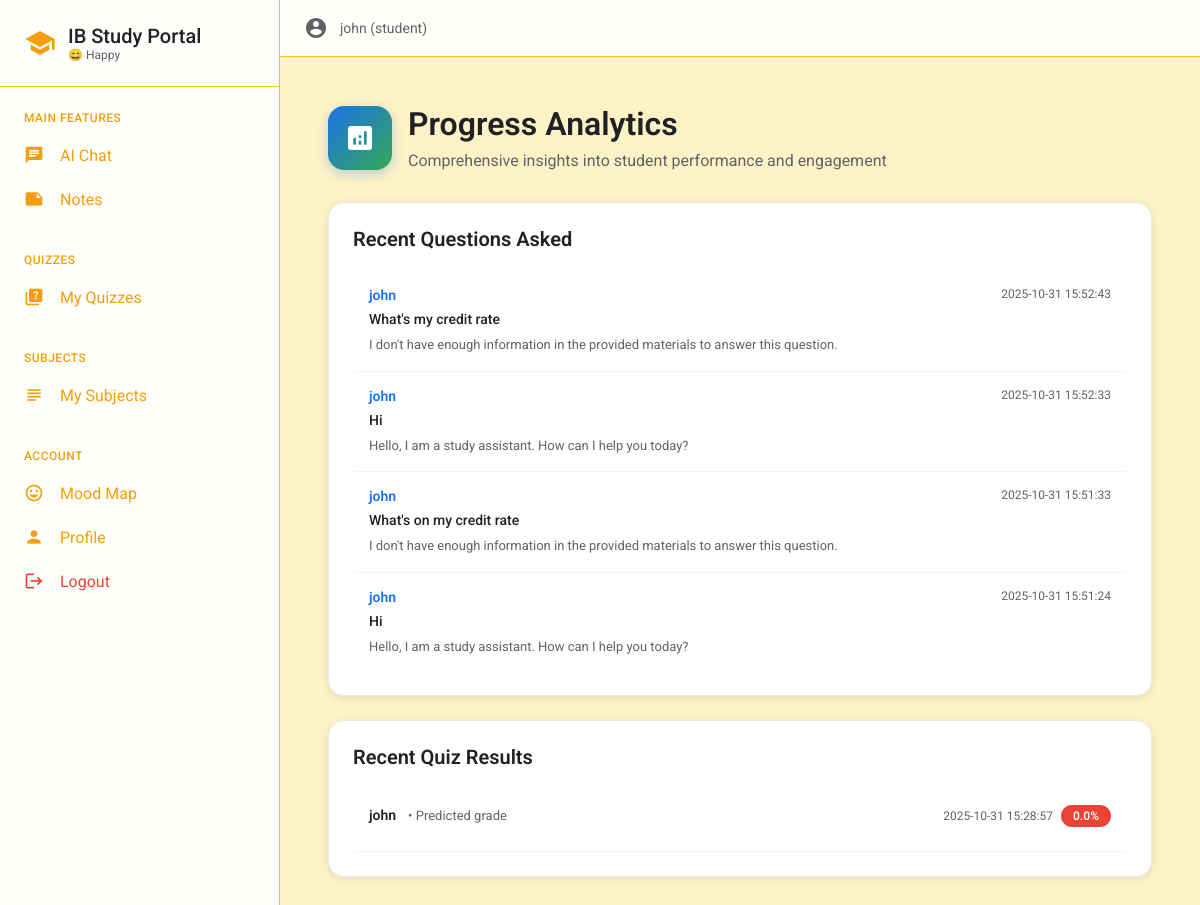
Screenshot of /progress (signed in) with the database file from the repository.
### tables this page shows
CREATE TABLE users (id INTEGER PRIMARY KEY AUTOINCREMENT,username TEXT UNIQUE NOT NULL,password_hash TEXT NOT NULL,role TEXT NOT NULL DEFAULT 'student', face_image TEXT);

CREATE TABLE qa_logs (id INTEGER PRIMARY KEY AUTOINCREMENT,user_id INTEGER,question TEXT NOT NULL,answer TEXT NOT NULL,timestamp TIMESTAMP DEFAULT CURRENT_TIMESTAMP,FOREIGN KEY (user_id) REFERENCES users (id));

CREATE TABLE quiz_results (id INTEGER PRIMARY KEY AUTOINCREMENT,user_id INTEGER,quiz_id INTEGER,score REAL NOT NULL,answers TEXT NOT NULL,time TIMESTAMP DEFAULT CURRENT_TIMESTAMP,FOREIGN KEY (user_id) REFERENCES users (id),FOREIGN KEY (quiz_id) REFERENCES quizzes (id));

CREATE TABLE quizzes (id INTEGER PRIMARY KEY AUTOINCREMENT,title TEXT NOT NULL,subject_id INTEGER,teacher_id INTEGER,questions TEXT NOT NULL,created_at TIMESTAMP DEFAULT CURRENT_TIMESTAMP, difficulty TEXT DEFAULT "medium",FOREIGN KEY (subject_id) REFERENCES subjects (id),FOREIGN KEY (teacher_id) REFERENCES users (id));

### auth.py (the view)
	def wrapper(*args,**kwargs):
		if 'user_id' not in session:
			flash('You need to login first','error')
			return redirect(url_for('login'))
		return f(*args,**kwargs)

### app.py (called while the page is built)
@app.template_filter('emoji')
def emoji_filter(mood):
	return mood_emoji(mood) if mood else '🙂'

@app.context_processor
def inject_mood_theme():
	mood=session.get('user_mood')
	if mood:
		theme=get_mood_theme(mood)
		return {'user_mood':mood,'mood_theme':theme}
	return {'user_mood':None,'mood_theme':None}

### auth.py (called while the page is built)
def login_required(f):
	def wrapper(*args,**kwargs):
		if 'user_id' not in session:
			flash('You need to login first','error')
			return redirect(url_for('login'))
		return f(*args,**kwargs)
	wrapper.__name__=f.__name__
	return wrapper

def get_current_user():
	user_id,username,role=session.get('user_id'),session.get('username'),session.get('role')
	return {'id':user_id,'username':username,'role':role}

### db.py (called while the page is built)
def get_db_connection():return sqlite3.connect(DATABASE)

def get_qa_logs(user_id=None):
	conn=get_db_connection()
	cursor=conn.cursor()
	if user_id:
		cursor.execute('''SELECT qa.question, qa.answer, qa.timestamp, u.username FROM qa_logs qa JOIN users u ON qa.user_id = u.id WHERE qa.user_id = ? ORDER BY qa.timestamp DESC''',(user_id,))
	else:
		cursor.execute('''SELECT qa.question, qa.answer, qa.timestamp, u.username FROM qa_logs qa JOIN users u ON qa.user_id = u.id ORDER BY qa.timestamp DESC''')
	logs=[{'question':row[0],'answer':row[1],'timestamp':row[2],'username':row[3]} for row in cursor.fetchall()]
	conn.close()
	return logs

def get_quiz_results(user_id=None):
	conn=get_db_connection()
	cursor=conn.cursor()
	if user_id:
		cursor.execute('''SELECT qr.score, qr.time, qr.answers, u.username, q.title FROM quiz_results qr JOIN users u ON qr.user_id = u.id JOIN quizzes q ON qr.quiz_id = q.id WHERE qr.user_id = ? ORDER BY qr.time DESC''',(user_id,))
	else:
		cursor.execute('''SELECT qr.score, qr.time, qr.answers, u.username, q.title FROM quiz_results qr JOIN users u ON qr.user_id = u.id JOIN quizzes q ON qr.quiz_id = q.id ORDER BY qr.time DESC''')
	results=[{'score':row[0],'time':row[1],'answers':json.loads(row[2]),'username':row[3],'quiz_title':row[4]} for row in cursor.fetchall()]
	conn.close()
	return results

### face_utils.py (called while the page is built)
def mood_emoji(mood):
    mood_map = {
        'angry': '😡',
        'sad': '😢',
        'happy': '😄',
        'surprise': '😲',
        'fear': '😱',
        'disgust': '🤢',
        'neutral': '😐'
    }
    return mood_map.get(mood, '🙂')

### templates/progress.html (shortened to what this page needs)
{% extends "base.html" %}
{% block content %}
<div style="max-width: 1400px; margin: 0 auto; padding: 24px;">
    <div style="display: flex; align-items: center; gap: 16px; margin-bottom: 32px;">
        <div style="width: 64px; height: 64px; background: linear-gradient(135deg, #1a73e8 0%, #34a853 100%); border-radius: 16px; display: flex; align-items: center; justify-content: center; box-shadow: 0 4px 12px rgba(26, 115, 232, 0.3);">
            <span class="material-icons" style="font-size: 32px; color: white;">analytics</span>
        </div>
        <div>
            <h1 style="margin: 0 0 8px 0; font-size: 32px; font-weight: 600; color: #202124;">Progress Analytics</h1>
            <p style="margin: 0; color: #5f6368; font-size: 16px;">Comprehensive insights into student performance and engagement</p>
        </div>
    </div>
    <div style="display: grid; grid-template-columns: repeat(auto-fit, minmax(600px, 1fr)); gap: 24px;">
        <div style="background: white; padding: 24px; border-radius: 16px; border: 1px solid #e8eaed; box-shadow: 0 2px 8px rgba(0,0,0,0.1);">
            <h3 style="margin: 0 0 20px 0; font-size: 20px; font-weight: 600; color: #202124;">Recent Questions Asked</h3>
            {% if qa_logs %}
            <div style="max-height: 400px; overflow-y: auto;">
                {% for log in qa_logs[:20] %}
                <div style="padding: 16px; border-bottom: 1px solid #f1f3f4; transition: background 0.2s;" onmouseover="this.style.background='#f8f9fa'" onmouseout="this.style.background='white'">
                    <div style="display: flex; justify-content: space-between; align-items: start; margin-bottom: 8px;">
                        <span style="font-weight: 600; color: #1a73e8; font-size: 14px;">{{ log.username }}</span>
                        <span style="color: #5f6368; font-size: 12px;">{{ log.timestamp }}</span>
                    </div>
                    <p style="margin: 0 0 8px 0; color: #202124; font-size: 14px; font-weight: 500;">{{ log.question }}</p>
                    <p style="margin: 0; color: #5f6368; font-size: 13px; line-height: 1.5;">{{ log.answer[:150] }}{% if log.answer|length > 150 %}...{% endif %}</p>
                </div>
                {% endfor %}
            </div>
            {% else %}
            <div style="text-align: center; padding: 48px;">
                <span class="material-icons" style="font-size: 48px; color: #dadce0;">question_answer</span>
                <p style="margin: 16px 0 0 0; color: #5f6368;">No questions asked yet</p>
            </div>
            {% endif %}
        </div>
        <div style="background: white; padding: 24px; border-radius: 16px; border: 1px solid #e8eaed; box-shadow: 0 2px 8px rgba(0,0,0,0.1);">
            <h3 style="margin: 0 0 20px 0; font-size: 20px; font-weight: 600; color: #202124;">Recent Quiz Results</h3>
            {% if quiz_results %}
            <div style="max-height: 400px; overflow-y: auto;">
                {% for result in quiz_results[:20] %}
                <div style="padding: 16px; border-bottom: 1px solid #f1f3f4; transition: background 0.2s;" onmouseover="this.style.background='#f8f9fa'" onmouseout="this.style.background='white'">
                    <div style="display: flex; justify-content: space-between; align-items: start; margin-bottom: 8px;">
                        <div>
                            <span style="font-weight: 600; color: #202124; font-size: 14px;">{{ result.username }}</span>
                            <span style="color: #5f6368; font-size: 13px; margin-left: 8px;">• {{ result.quiz_title }}</span>
                        </div>
                        <div style="display: flex; align-items: center; gap: 8px;">
                            <span style="color: #5f6368; font-size: 12px;">{{ result.time }}</span>
                            <span style="background: {% if result.score >= 80 %}#34a853{% elif result.score >= 60 %}#fbbc04{% else %}#ea4335{% endif %}; color: white; padding: 4px 12px; border-radius: 12px; font-size: 12px; font-weight: 600;">{{ result.score }}%</span>
                        </div>
                    </div>
                </div>
                {% endfor %}
            </div>
            {% else %}
            <div style="text-align: center; padding: 48px;">
                <span class="material-icons" style="font-size: 48px; color: #dadce0;">quiz</span>
                <p style="margin: 16px 0 0 0; color: #5f6368;">No quiz results yet</p>
            </div>
            {% endif %}
        </div>
    </div>
</div>
{% endblock %}

### templates/base.html (shortened to what this page needs)
<!DOCTYPE html>
<html lang="en">
<head>
</head>
<body>
    <div class="app-layout">
        <nav class="sidebar" id="sidebar">
            <div class="sidebar-header">
                <span class="material-icons" style="color: {% if mood_theme %}{{ mood_theme.primary }}{% else %}#1a73e8{% endif %}; font-size: 32px; transition: color 0.5s ease;">school</span>
                <div>
                    <h1 style="margin: 0; font-size: 20px; font-weight: 500; color: #202124;">IB Study Portal</h1>
                    <p style="margin: 0; font-size: 12px; color: #5f6368;">
                        {% if user_mood %}{{ user_mood|emoji }} {{ user_mood|title }}{% else %}Educational Platform{% endif %}
                    </p>
                </div>
            </div>
            <div class="sidebar-nav">
                {% if session.user_id %}
                    {% if session.role != 'admin' %}
                    <div class="nav-section">
                        <div class="nav-section-title">Main Features</div>
                        <a href="{{ url_for('chat') }}" class="nav-item">
                            <span class="material-icons nav-item-icon">chat</span>
                            AI Chat
                        </a>
                        <a href="{{ url_for('notes') }}" class="nav-item">
                            <span class="material-icons nav-item-icon">note</span>
                            Notes
                        </a>
                    </div>
                    {% endif %}
                    <div class="nav-section">
                        <div class="nav-section-title">Quizzes</div>
                        {% if session.role == 'student' %}
                        <a href="{{ url_for('student_quizzes') }}" class="nav-item">
                            <span class="material-icons nav-item-icon">quiz</span>
                            My Quizzes
                        </a>
                        {% endif %}
                    </div>
                    {% if session.role in ['student', 'teacher'] %}
                    <div class="nav-section">
                        <div class="nav-section-title">Subjects</div>
                        <a href="{{ url_for('subjects') }}" class="nav-item">
                            <span class="material-icons nav-item-icon">subject</span>
                            My Subjects
                        </a>
                    </div>
                    {% endif %}
                    <div class="nav-section">
                        <div class="nav-section-title">Account</div>
                        <a href="{{ url_for('mood_map') }}" class="nav-item">
                            <span class="material-icons nav-item-icon">mood</span>
                            Mood Map
                        </a>
                        <a href="{{ url_for('profile') }}" class="nav-item">
                            <span class="material-icons nav-item-icon">person</span>
                            Profile
                        </a>
                        <a href="{{ url_for('logout') }}" class="nav-item" style="color: #ea4335;">
                            <span class="material-icons nav-item-icon">logout</span>
                            Logout
                        </a>
                    </div>
                {% endif %}
            </div>
        </nav>
        <main class="main-content">
            <div class="content-header">
                {% if session.user_id %}
                <div style="display: flex; align-items: center; gap: 12px;">
                    <span class="material-icons" style="color: #5f6368;">account_circle</span>
                    <span style="color: #5f6368; font-size: 14px;">{{ session.username }} ({{ session.role }})</span>
                </div>
                {% endif %}
            </div>
            <div class="content-body">
                {% block content %}{% endblock %}
            </div>
        </main>
    </div>
</body>
</html>

### rows the page displays
users: username "john", role "student"
qa_logs: username "john", timestamp "2025-10-31 15:52:43", question "What's my credit rate", answer "I don't have enough information in the provided materials to answer this question."
qa_logs: username "john", timestamp "2025-10-31 15:52:33", question "Hi", answer "Hello, I am a study assistant. How can I help you today?"
qa_logs: username "john", timestamp "2025-10-31 15:51:33", question "What's on my credit rate", answer "I don't have enough information in the provided materials to answer this question."
qa_logs: username "john", timestamp "2025-10-31 15:51:24", question "Hi", answer "Hello, I am a study assistant. How can I help you today?"
quiz_results: username "john", quiz_title "Predicted grade", time "2025-10-31 15:28:57", score "0.0"

### other values shown
{{ user_mood|emoji }} "😄"
{{ user_mood|title }} "Happy"
